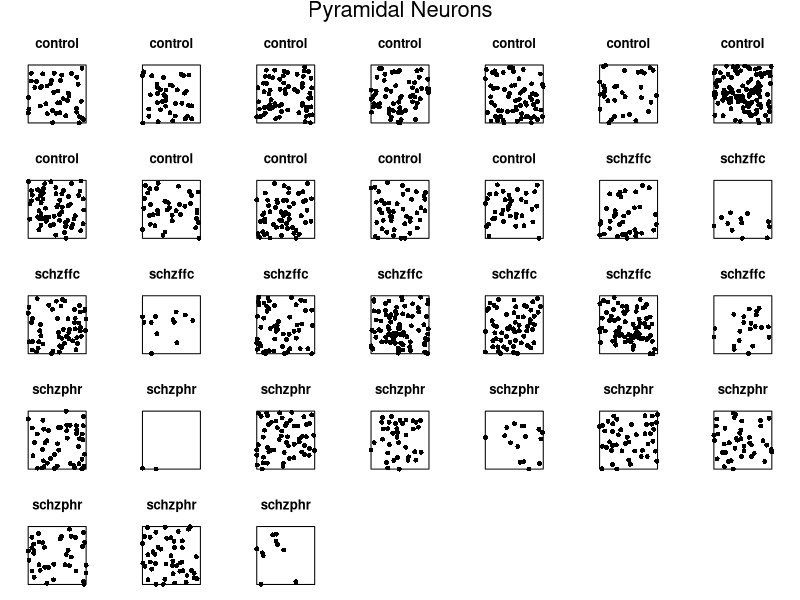

Generate this figure with R:
library(spatstat.data)


### Name: pyramidal
### Title: Pyramidal Neurons in Cingulate Cortex
### Aliases: pyramidal
### Keywords: datasets spatial

### ** Examples

  if(require(spatstat)) {
pyr <- pyramidal
pyr$grp <- abbreviate(pyramidal$group, minlength=7)
plot(pyr, quote(plot(Neurons, pch=16, main=grp)), main="Pyramidal Neurons")
  }
